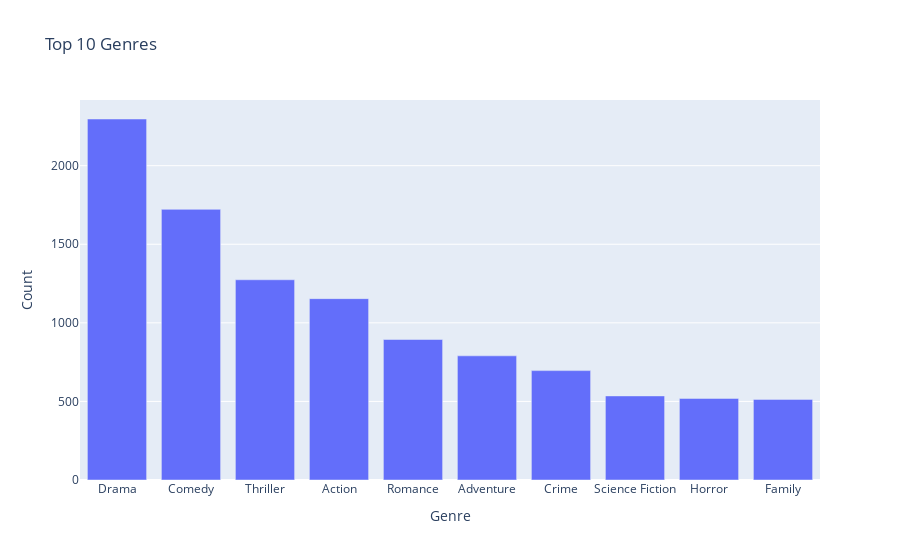

Write notebook code for a chart like this one.
### Markdown cell above
# Top Genres

### Code cell
# Flatten genres
all_genres = [genre for sublist in df['genre_names'].apply(eval) for genre in sublist]
genre_counts = Counter(all_genres)
genre_df = pd.DataFrame(genre_counts.items(), columns=['Genre', 'Count']).sort_values('Count', ascending=False)

# Step 2: Create figure
fig_top_genres = px.bar(genre_df.head(10), x='Genre', y='Count', title="Top 10 Genres")
fig_top_genres.show()

### Figure 1 — Plotly figure (JSON) as saved in the notebook; plotly's stock layout.template omitted (floating-point values rounded to 4 significant figures)
{"data": [{"hovertemplate": "Genre=%{x}<br>Count=%{y}<extra></extra>", "legendgroup": "", "marker": {"color": "#636efa", "pattern": {"shape": ""}}, "name": "", "orientation": "v", "showlegend": false, "textposition": "auto", "type": "bar", "x": ["Drama", "Comedy", "Thriller", "Action", "Romance", "Adventure", "Crime", "Science Fiction", "Horror", "Family"], "xaxis": "x", "y": [2297, 1722, 1274, 1154, 894, 790, 696, 535, 519, 513], "yaxis": "y"}], "layout": {"barmode": "relative", "legend": {"tracegroupgap": 0}, "title": {"text": "Top 10 Genres"}, "xaxis": {"anchor": "y", "domain": [0, 1], "title": {"text": "Genre"}}, "yaxis": {"anchor": "x", "domain": [0, 1], "title": {"text": "Count"}}}}
